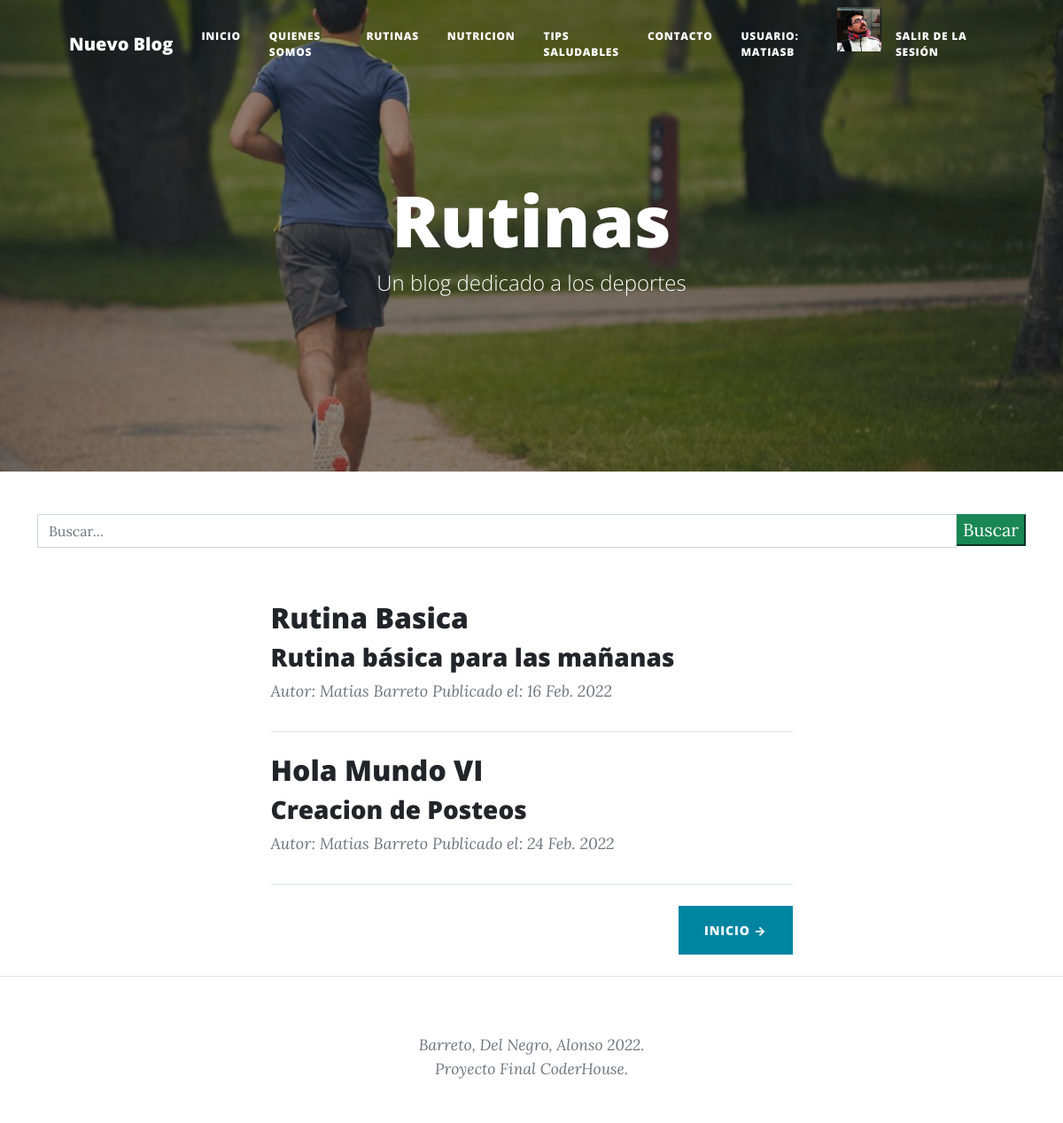
The page /rutinas (signed in) on the database its author committed.
### app_blog/models.py (models this page shows, shortened)
class Post(Model):
    id = models.AutoField(primary_key = True)
    titulo = models.CharField('Título', max_length = 100, blank = False, null = False)
    autor = models.ForeignKey(Autor, on_delete = models.CASCADE)
    categoria = models.ForeignKey(Categoria, on_delete=models.CASCADE)
    descripcion = models.CharField('Descripción', max_length=255, blank=False, null=False)
    contenido = RichTextField()
    imagen = models.URLField('Imagen', max_length=400, blank=False, null=False)
    slug = models.SlugField('Slug', max_length = 100, blank = False, null = False)
    estado = models.BooleanField('Publicado/No Publicado', default = True)
    fecha_creacion = models.DateField('Fecha de Creación', auto_now = False, auto_now_add = True)
    class Meta:
        verbose_name = 'Post'
        verbose_name_plural = "Posts"

class Autor(Model):
    id = models.AutoField(primary_key = True)
    nombre = models.CharField('Nombre', max_length = 255, null = False, blank = False)
    apellido = models.CharField('Apellido', max_length = 255, null = False, blank = False)
    twitter = models.URLField('Twitter', null = True, blank = True)
    web = models.URLField('Web Site', null = True, blank = True)
    email = models.EmailField ('E-mail', null = False, blank = False)
    estado = models.BooleanField('Autor Activo/Autor Inactivo', default = True)
    fecha_creacion = models.DateField('Fecha de Creación', auto_now = False, auto_now_add = True)
    class Meta:
        verbose_name = 'Autor'
        verbose_name_plural = 'Autores'
    def __str__(self):
        return f'Autor: {self.nombre} {self.apellido}'

### app_blog/views.py (the view, shortened to what this page needs)
# urls.py: path('rutinas', login_required(rutinas), name='rutinas'),
def rutinas(request):
    queryset = request.GET.get("buscar")
    post = Post.objects.filter(
        estado=True,
        categoria=Categoria.objects.get(nombre__iexact='Rutinas')
    )
    avatares = Avatar.objects.filter(user=request.user.id)
    if avatares:
        avatar_url = avatares.last().imagen.url
    else:
        avatar_url = ''
    return render(request, 'rutinas.html', {'avatar_url': avatar_url,'post': post})

### templates/rutinas.html (shortened to what this page needs)
{% extends "padre.html" %}
{% load static %}
{% block titulos_secciones %}
Rutinas
{% endblock titulos_secciones %}
{% block imagen_header %}
{% static 'app_blog/assets/img/rutinas.jpg' %}
{% endblock imagen_header %}
{% block boton %}
<div class="d-flex justify-content-end mb-4"><a class="btn btn-primary text-uppercase" href="{% url 'index' %}">Inicio →</a></div>
{% endblock boton %}

### templates/padre.html (shortened to what this page needs)
<!DOCTYPE html>
<html lang="es">
{% load static %}
    <head>
        <link href="{% static 'app_blog/css/styles.css' %}" rel="stylesheet" />
    </head>
    <body>
        {% block nav_bar %}
        <nav class="navbar navbar-expand-lg navbar-light" id="mainNav">
            <div class="container px-4 px-lg-5">
                <a class="navbar-brand" href="{% url 'index' %}">Nuevo Blog</a>
                <div class="collapse navbar-collapse" id="navbarResponsive">
                    <ul class="navbar-nav ms-auto py-4 py-lg-0">
                        <li class="nav-item"><a class="nav-link px-lg-3 py-3 py-lg-4" href="{% url 'index' %}">Inicio</a></li>
                        <li class="nav-item"><a class="nav-link px-lg-3 py-3 py-lg-4" href="{% url 'about' %}">Quienes somos</a></li>
                        <li class="nav-item"><a class="nav-link px-lg-3 py-3 py-lg-4" href="{% url 'rutinas' %}">Rutinas</a></li>
                        <li class="nav-item"><a class="nav-link px-lg-3 py-3 py-lg-4" href="{% url 'nutricion' %}">Nutricion</a></li>
                        <li class="nav-item"><a class="nav-link px-lg-3 py-3 py-lg-4" href="{% url 'saludable' %}">Tips saludables</a></li>
                        <li class="nav-item"><a class="nav-link px-lg-3 py-3 py-lg-4" href="{% url 'contacto' %}">Contacto</a></li>
                        <li class="nav-item"><a class="nav-link px-lg-3 py-3 py-lg-4" href="{% url 'editar_perfil' %}">Usuario: {{user.username}}</a></li>
                        {% if avatar_url == '' %}
                        <li> <a href="{% url 'avatar_add' %}"><img src="{% static 'app_blog\assets\img\anonimo01.jpg' %}"height= "50px"/> </a></li>
                        {% else %}
                        <li> <a href="{% url 'avatar_add' %}"><img src="{{avatar_url}}"height= "50px"/> </a></li>
                        {% endif %}
                        <li class="nav-item"><a class="nav-link px-lg-3 py-3 py-lg-4" href="{% url 'logout' %}">Salir de la sesión</a></li>
                    </ul>
                </div>
            </div>
        </nav>
        {% endblock nav_bar %}
        {% block header %}
        <header class="masthead" style="background-image: url({% block imagen_header %}{% static 'app_blog/assets/img/index.jpg' %}{% endblock imagen_header %})">
            <div class="container position-relative px-4 px-lg-5">
                <div class="row gx-4 gx-lg-5 justify-content-center">
                    <div class="col-md-10 col-lg-8 col-xl-7">
                        <div class="site-heading">
                            <h1>{% block titulos_secciones %}Nuevo Blog{% endblock titulos_secciones %}</h1>
                            {% block subtitulo %}<span class="subheading">Un blog dedicado a los deportes</span>{% endblock subtitulo %}
                        </div>
                    </div>
                </div>
            </div>
        </header>
        {% endblock header %}
{% block barra_busqueda %}
<div class ="container">
    <div class = "row">
        <div class="col-md-12 search">
            <form method="get">
                <div id ="custom-search-input">
                    <div class="input-group col-md-12">
                        <input type="text" class="form-control" placeholder="Buscar..." name="buscar" value = "{{ request.GET.buscar }}">
                        <span class="input-group-list">
                            <button type="submit" class="boton btn-success">Buscar</button>
                        </span>
                    </div>
                </div>
            </form>
        </div>
    </div>
</div>
{% endblock barra_busqueda %}
<br>
<br>
        <div class="container px-4 px-lg-5">
            <div class="row gx-4 gx-lg-5 justify-content-center">
                <div class="col-md-10 col-lg-8 col-xl-7">
                    {% block contenido %}
                    {% if post %}
                        {% for p in post %}
                            <div class="post-preview">
                                    <h2 class="post-title">{{p.titulo}}</h2>
                                    <h3 class="post-subtitle">{{p.descripcion}}</h3>
                                <p class="post-meta">
                                    {{p.autor}}
                                    Publicado el: {{p.fecha_creacion}}
                                </p>
                            </div>
                            <hr class="my-4" />
                        {% endfor %}
                    {% else %}
                        <h3>No existen posteos registrados en esta categoria.</h3>
                    {% endif %}
                    {% endblock contenido %}
                    {% block boton %}{% endblock boton %}
                </div>
            </div>
        </div>
        {% block footer %}
        <footer class="border-top">
            <div class="container px-4 px-lg-5">
                <div class="row gx-4 gx-lg-5 justify-content-center">
                    <div class="col-md-10 col-lg-8 col-xl-7">
                        <div class="small text-center text-muted fst-italic">Barreto, Del Negro, Alonso 2022.<br>Proyecto Final CoderHouse.</div>
                    </div>
                </div>
            </div>
        </footer>
        {% endblock footer %}
    </body>
</html>

### rows shown on the page
Post: titulo "Rutina Basica", descripcion "Rutina básica para las mañanas", autor "Autor: Matias Barreto", fecha_creacion "16 Feb. 2022"
Post: titulo "Hola Mundo VI", descripcion "Creacion de Posteos", autor "Autor: Matias Barreto", fecha_creacion "24 Feb. 2022"

### other values the page prints
{{ user.username }} "MATIASB"
